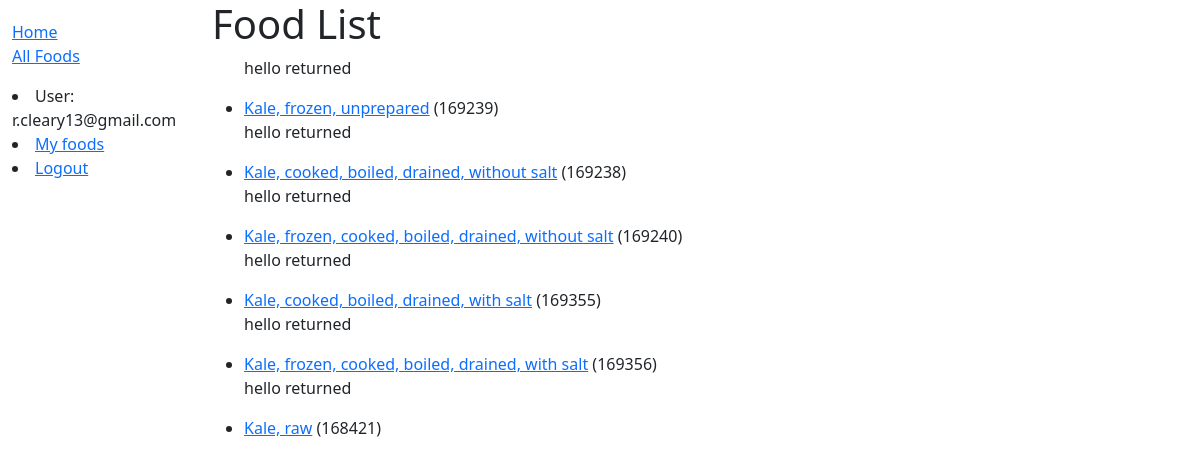
Page /catalog/foods/ (signed in) on the committed database.
### catalog/models.py (models this page shows, shortened)
class User(AbstractUser):
    pass

class Food(models.Model):
    fdc_id = models.PositiveIntegerField(primary_key=True)
    name = models.CharField(max_length=200)
    histidine = models.DecimalField(max_digits=9,decimal_places=3,default=0,null=True)
    isoleucine = models.DecimalField(max_digits=9,decimal_places=3,default=0,null=True)
    leucine = models.DecimalField(max_digits=9,decimal_places=3,default=0,null=True)
    lysine = models.DecimalField(max_digits=9,decimal_places=3,default=0,null=True)
    methionine = models.DecimalField(max_digits=9,decimal_places=3,default=0,null=True)
    phenylalanine = models.DecimalField(max_digits=9,decimal_places=3,default=0,null=True)
    threonine = models.DecimalField(max_digits=9,decimal_places=3,default=0,null=True)
    tryptophan = models.DecimalField(max_digits=9,decimal_places=3,default=0,null=True)
    valine = models.DecimalField(max_digits=9,decimal_places=3,default=0,null=True)
    calcium = models.DecimalField(max_digits=9,decimal_places=3,default=0,null=True)
    potassium = models.DecimalField(max_digits=9,decimal_places=3,default=0,null=True)
    selenium = models.DecimalField(max_digits=9,decimal_places=3,default=0,null=True)
    manganese = models.DecimalField(max_digits=9,decimal_places=3,default=0,null=True)
    magnesium = models.DecimalField(max_digits=9,decimal_places=3,default=0,null=True)
    molybdenum = models.DecimalField(max_digits=9,decimal_places=3,default=0,null=True)
    iron = models.DecimalField(max_digits=9,decimal_places=3,default=0,null=True)
    zinc = models.DecimalField(max_digits=9, decimal_places=3,default=0,null=True)
    copper = models.DecimalField(max_digits=9, decimal_places=3,default=0,null=True)
    chromium = models.DecimalField(max_digits=9, decimal_places=3,default=0,null=True)
    iodine = models.DecimalField(max_digits=9, decimal_places=3,default=0,null=True)
    phsophorous = models.DecimalField(max_digits=9, decimal_places=3,default=0,null=True)
    sodium = models.DecimalField(max_digits=9, decimal_places=3,default=0,null=True)
    folate = models.DecimalField(max_digits=9, decimal_places=3,default=0,null=True)
    riboflavin = models.DecimalField(max_digits=9, decimal_places=3,default=0,null=True)
    vitaminA = models.DecimalField(max_digits=9, decimal_places=3,default=0,null=True)
    thiamin = models.DecimalField(max_digits=9, decimal_places=3,default=0,null=True)
    pantothenicAcid = models.DecimalField(max_digits=9, decimal_places=3,default=0,null=True)
    niacin = models.DecimalField(max_digits=9, decimal_places=3,default=0,null=True)
    biotin = models.DecimalField(max_digits=9, decimal_places=3,default=0,null=True)
    choline = models.DecimalField(max_digits=9, decimal_places=3,default=0,null=True)
    vitaminB6 = models.DecimalField(max_digits=6, decimal_places=3,default=0,null=True)
    vitaminB12 = models.DecimalField(max_digits=9, decimal_places=3,default=0,null=True)
    vitaminE = models.DecimalField(max_digits=9, decimal_places=3,default=0,null=True)
    vitaminK = models.DecimalField(max_digits=9, decimal_places=3,default=0,null=True)
    vitaminC = models.DecimalField(max_digits=9, decimal_places=3,default=0,null=True)
    servingSize = models.PositiveIntegerField()
    servingSizeUnits = models.CharField(max_length=5)
    def get_absolute_url(self):
        return reverse('food-detail', args=[str(self.fdc_id)])
    def printHello(self):
        return 1

### catalog/views.py (the view)
# urls.py: path('foods/', views.FoodListView.as_view(), name='foods'),
class FoodListView(LoginRequiredMixin, generic.ListView):
    model = Food
    context_object_name = 'food_list'
    queryset = Food.objects.filter(name__contains='kale').order_by('calcium')[:50]

### catalog/templates/catalog/food_list.html (shortened to what this page needs)
{% extends "base_generic.html" %}
{% block content %}
    <h1>Food List</h1>
    {% if food_list %}
    <ul>
        {% for food in food_list %}
            {% if food.printHello%}
                <p>hello  returned</p>
            {% else %}
                <p> hello did no return</p>
            {% endif%}
            <li>
                <a href="{{ food.get_absolute_url }}">{{ food.name }}</a> ({{food.fdc_id}})
            </li>
        {% endfor %}
    {% else %}
        <p>There are no foods in the database</p>
    {% endif %}
{% endblock %}

### catalog/templates/base_generic.html (shortened to what this page needs)
<!DOCTYPE html>
<html lang="en">
    <head>
        <link href="https://cdn.jsdelivr.net/npm/bootstrap@5.3.0-alpha1/dist/css/bootstrap.min.css" rel="stylesheet">
        {% load static %}
        <link rel="stylesheet" href="{%static 'css/styles.css' %}">
    </head>
    <body>
        <div class="container-fluid">
            <div class="row">
                <div class="col-sm-2">
                    {% block sidebar %}
                    <ul class="sidebar-nav">
                        <li><a href="{% url 'index' %}">Home</a></li>
                        <li><a href="{% url 'foods' %}">All Foods</a></li>
                    </ul>
                    {% if user.is_authenticated %}
                    <li>User: {{ user.get_username }}</li>
                    <li><a href="{% url 'my-eaten' %}">My foods</a></li>
                    <li><a href="{% url 'logout' %}?next={{ request.path }}">Logout</a></li>
                    {% else %}
                    <li><a href ="{% url 'login' %}?next={{ request.path}}">Login</a></li>
                    {% endif %}
                    {% endblock %}
                </div>
                <div class="col-sm-10 ">{% block content %}{% endblock %}</div>
            </div>
        </div>
    </body>
</html>

### catalog/static/css/styles.css (style rules this page uses)
.sidebar-nav { margin-top: 20px; padding: 0; list-style: none; }

### rows in the picture
User: get_username "r.cleary13@gmail.com"
Food: shows "hello returned", name "Kale, frozen, unprepared", fdc_id "169239"
Food: shows "hello returned", name "Kale, cooked, boiled, drained, without salt", fdc_id "169238"
Food: shows "hello returned", name "Kale, frozen, cooked, boiled, drained, without salt", fdc_id "169240"
Food: shows "hello returned", name "Kale, cooked, boiled, drained, with salt", fdc_id "169355"
Food: shows "hello returned", name "Kale, frozen, cooked, boiled, drained, with salt", fdc_id "169356"
Food: shows "hello returned", name "Kale, raw", fdc_id "168421"
